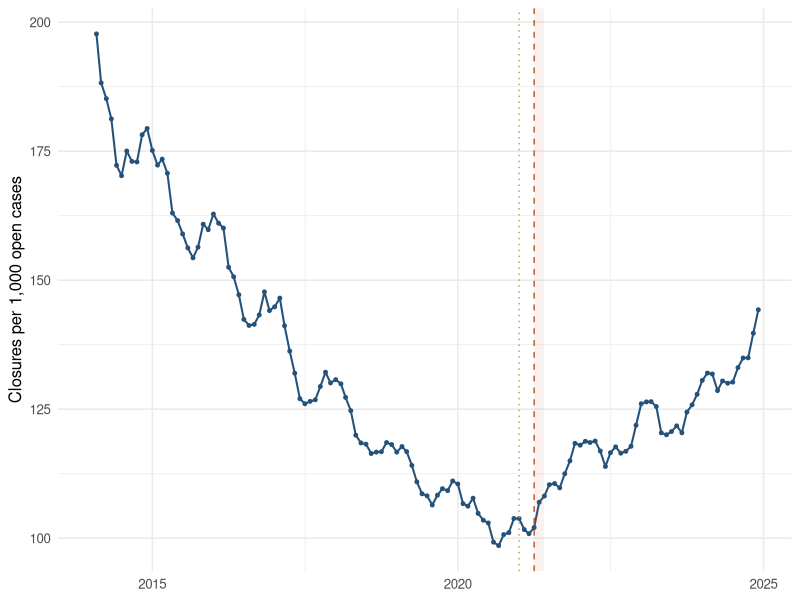
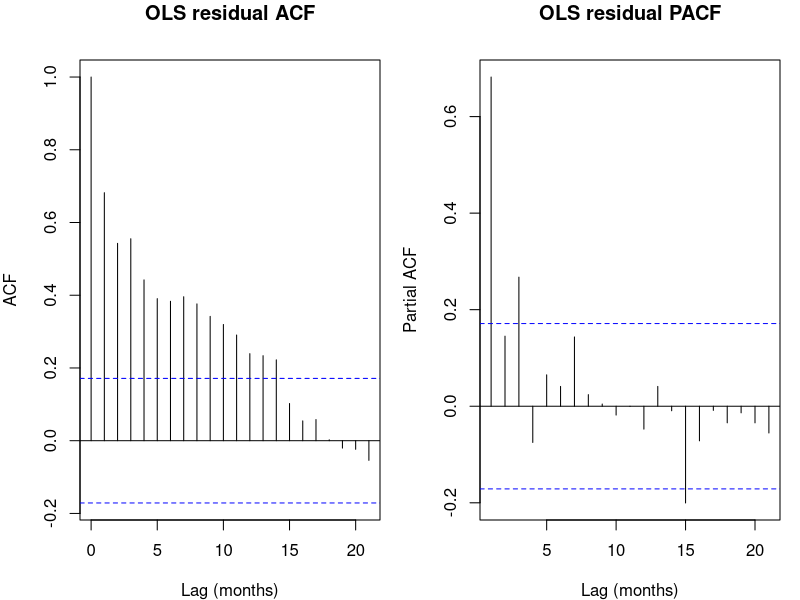
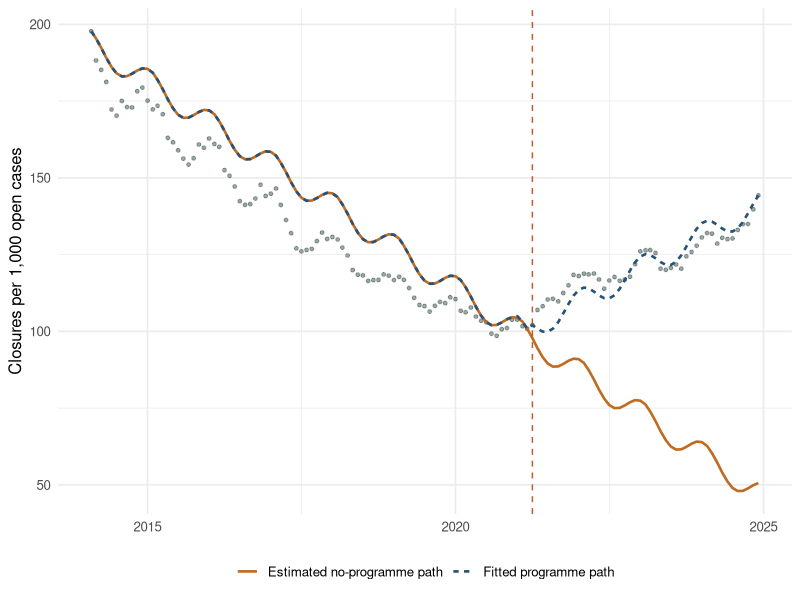

Write R code to recreate these figures, in order.
## ---- chunk 1
required_packages <- c("ggplot2", "nlme")

missing_packages <- required_packages[!vapply(
  required_packages,
  requireNamespace,
  logical(1),
  quietly = TRUE
)]

if (length(missing_packages) > 0) {
  install.packages(missing_packages, repos = "https://cloud.r-project.org")
}

invisible(lapply(required_packages, library, character.only = TRUE))

simulate_repairs <- function(seed = 48127L) {
  set.seed(seed)
  n_months <- 132L
  announcement_time <- 85L
  implementation_time <- 88L
  time <- seq_len(n_months)
  date <- seq(as.Date("2014-01-01"), by = "month", length.out = n_months)
  announcement <- as.integer(time == announcement_time)
  implemented <- as.integer(time >= implementation_time)
  time_after <- pmax(0L, time - implementation_time)
  transition <- as.integer(time %in% implementation_time:(implementation_time + 2L))
  season_sin <- sin(2 * pi * time / 12)
  season_cos <- cos(2 * pi * time / 12)
  demand_pressure <- 100 + 0.10 * time + 5 * season_sin +
    as.numeric(arima.sim(list(ar = 0.45), n = n_months, sd = 1.3))
  service_noise <- as.numeric(arima.sim(list(ar = 0.60), n = n_months, sd = 10))
  programme_effect <- 70 * implemented + 1.1 * time_after - 25 * transition

  completed <- pmax(1L, round(
    735 + 0.30 * time + 20 * season_cos + 0.9 * (demand_pressure - 100) +
      programme_effect + service_noise
  ))
  withdrawn <- pmax(1L, round(72 + 5 * season_sin + rnorm(n_months, 0, 3)))
  transferred <- pmax(1L, round(28 + rnorm(n_months, 0, 2)))
  closures <- completed + withdrawn + transferred
  new_requests <- pmax(1L, round(
    875 + 0.55 * time + 17 * season_sin + 1.2 * (demand_pressure - 100) +
      rnorm(n_months, 0, 8)
  ))
  scope_change <- ifelse(time == implementation_time, -620L, 0L)

  open_cases <- integer(n_months)
  open_cases[[1]] <- 4400L
  for (index in 2:n_months) {
    open_cases[[index]] <- open_cases[[index - 1L]] +
      new_requests[[index]] - closures[[index]] + scope_change[[index]]
  }

  eligible_properties <- round(24500 + 9 * time - 1100 * implemented)
  published_open_cases <- open_cases
  published_open_cases[[50]] <- round(open_cases[[50]] * 0.38)

  data.frame(
    time,
    date,
    announcement,
    implemented,
    time_after,
    transition,
    season_sin,
    season_cos,
    demand_pressure,
    completed,
    withdrawn,
    transferred,
    closures,
    new_requests,
    scope_change,
    open_cases,
    published_open_cases,
    eligible_properties
  )
}

source_data <- simulate_repairs()
incomplete_extract <- source_data[-40L, ]

stopifnot(
  nrow(source_data) == 132L,
  identical(source_data$date, seq(
    as.Date("2014-01-01"),
    by = "month",
    length.out = 132L
  )),
  !anyDuplicated(source_data$date),
  all(source_data$time_after[source_data$implemented == 1L][1] == 0L)
)
## ---- chunk 2
expected_dates <- seq(
  min(incomplete_extract$date),
  max(incomplete_extract$date),
  by = "month"
)

missing_dates <- setdiff(expected_dates, incomplete_extract$date)

validation_table <- data.frame(
  Check = c(
    "Unique dates",
    "Complete source calendar",
    "Incomplete extract detects one gap",
    "Closure categories reconcile",
    "No missing core measures"
  ),
  Passed = c(
    !anyDuplicated(source_data$date),
    identical(source_data$date, seq(min(source_data$date), max(source_data$date), by = "month")),
    length(missing_dates) == 1L,
    all(source_data$closures == source_data$completed + source_data$withdrawn + source_data$transferred),
    !anyNA(source_data[c("published_open_cases", "new_requests", "closures")])
  )
)

validation_table
missing_dates

stopifnot(all(validation_table$Passed))
## ---- chunk 3
source_data$lag_published_open <- c(NA, head(source_data$published_open_cases, -1L))
source_data$balancing_inflow_without_scope <-
  source_data$published_open_cases - source_data$lag_published_open + source_data$closures
source_data$balancing_inflow_with_scope <-
  source_data$balancing_inflow_without_scope - source_data$scope_change
source_data$reconciliation_gap <-
  source_data$balancing_inflow_with_scope - source_data$new_requests

largest_gaps <- source_data[order(abs(source_data$reconciliation_gap), decreasing = TRUE), c(
  "date",
  "published_open_cases",
  "new_requests",
  "scope_change",
  "balancing_inflow_without_scope",
  "balancing_inflow_with_scope",
  "reconciliation_gap"
)]

head(largest_gaps, 5)
## ---- chunk 4
anomaly_date <- as.Date("2018-02-01")
anomaly_index <- which(source_data$date == anomaly_date)

interpolated_value <- round(mean(source_data$published_open_cases[c(
  anomaly_index - 1L,
  anomaly_index + 1L
)]))

imputation_log <- data.frame(
  date = anomaly_date,
  variable = "published_open_cases",
  original_value = source_data$published_open_cases[anomaly_index],
  replacement_value = interpolated_value,
  rule = "Centred interpolation from adjacent months",
  reason = "One-month collapse is incompatible with recorded flows"
)

analysis_data <- source_data
analysis_data$analysis_open_cases <- analysis_data$published_open_cases
analysis_data$analysis_open_cases[anomaly_index] <- interpolated_value

imputation_log

stopifnot(
  nrow(imputation_log) == 1L,
  imputation_log$replacement_value > imputation_log$original_value,
  analysis_data$analysis_open_cases[anomaly_index] == interpolated_value
)
## ---- chunk 5
analysis_data$lag_open_cases <- c(NA, head(analysis_data$analysis_open_cases, -1L))
analysis_data$closure_rate_per_1000 <-
  1000 * analysis_data$closures / analysis_data$lag_open_cases
analysis_data$completed_share <- analysis_data$completed / analysis_data$closures
analysis_data$closures_per_1000_properties <-
  1000 * analysis_data$closures / analysis_data$eligible_properties

measure_summary <- data.frame(
  Measure = c(
    "Monthly closures",
    "Closures per 1,000 open cases",
    "Closures per 1,000 eligible properties",
    "Completed share of closures"
  ),
  Mean = c(
    mean(analysis_data$closures),
    mean(analysis_data$closure_rate_per_1000, na.rm = TRUE),
    mean(analysis_data$closures_per_1000_properties),
    mean(analysis_data$completed_share)
  )
)

measure_summary

stopifnot(
  all(is.finite(analysis_data$closure_rate_per_1000[-1L])),
  all(analysis_data$completed_share > 0 & analysis_data$completed_share < 1)
)
## ---- chunk 6
announcement_date <- analysis_data$date[analysis_data$announcement == 1L]
implementation_date <- analysis_data$date[min(which(analysis_data$implemented == 1L))]

ggplot(analysis_data, aes(date, closure_rate_per_1000)) +
  geom_line(colour = "#24527a", linewidth = 0.7, na.rm = TRUE) +
  geom_point(colour = "#24527a", size = 1, na.rm = TRUE) +
  geom_vline(xintercept = announcement_date, linetype = "dotted", colour = "#c59b3d") +
  geom_vline(xintercept = implementation_date, linetype = "dashed", colour = "#c05a2a") +
  annotate(
    "rect",
    xmin = implementation_date,
    xmax = analysis_data$date[min(which(analysis_data$implemented == 1L)) + 2L],
    ymin = -Inf,
    ymax = Inf,
    alpha = 0.08,
    fill = "#c05a2a"
  ) +
  labs(x = NULL, y = "Closures per 1,000 open cases") +
  theme_minimal(base_size = 12)
## ---- chunk 7
model_data <- subset(analysis_data, is.finite(closure_rate_per_1000))

its_formula <- closure_rate_per_1000 ~
  time + announcement + implemented + time_after + season_sin + season_cos

ols_fit <- lm(its_formula, data = model_data)
ols_terms <- coef(summary(ols_fit))[c("announcement", "implemented", "time_after"), ]
ols_terms

stopifnot(
  coef(ols_fit)[["implemented"]] > 0,
  coef(ols_fit)[["time_after"]] > 0,
  all(is.finite(ols_terms))
)
## ---- chunk 8
model_data$wrong_time_after <- model_data$time * model_data$implemented

wrong_fit <- lm(
  closure_rate_per_1000 ~
    time + announcement + implemented + wrong_time_after + season_sin + season_cos,
  data = model_data
)

parameterization_comparison <- data.frame(
  Specification = c("Elapsed post-time", "Calendar time × implemented"),
  Implementation = c(coef(ols_fit)[["implemented"]], coef(wrong_fit)[["implemented"]]),
  Trend_change = c(coef(ols_fit)[["time_after"]], coef(wrong_fit)[["wrong_time_after"]]),
  check.names = FALSE
)

maximum_fitted_difference <- max(abs(fitted(ols_fit) - fitted(wrong_fit)))
parameterization_comparison
maximum_fitted_difference

stopifnot(
  maximum_fitted_difference < 1e-8,
  abs(coef(ols_fit)[["implemented"]] - coef(wrong_fit)[["implemented"]]) > 1
)
## ---- chunk 9
old_par <- par(mfrow = c(1, 2), mar = c(4, 4, 3, 1))
acf(residuals(ols_fit), main = "OLS residual ACF", xlab = "Lag (months)")
pacf(residuals(ols_fit), main = "OLS residual PACF", xlab = "Lag (months)")
par(old_par)

gls_fit <- gls(
  its_formula,
  data = model_data,
  correlation = corAR1(form = ~ time),
  method = "REML"
)

gls_terms <- summary(gls_fit)$tTable[c("announcement", "implemented", "time_after"), ]

model_comparison <- data.frame(
  Model = rep(c("OLS", "AR(1) GLS"), each = 2),
  Term = rep(c("Immediate rollout", "Monthly trend change"), 2),
  Estimate = c(
    coef(ols_fit)[c("implemented", "time_after")],
    coef(gls_fit)[c("implemented", "time_after")]
  ),
  Standard_error = c(
    coef(summary(ols_fit))[c("implemented", "time_after"), "Std. Error"],
    gls_terms[c("implemented", "time_after"), "Std.Error"]
  )
)

model_comparison

stopifnot(
  all(is.finite(model_comparison$Estimate)),
  all(model_comparison$Standard_error > 0)
)
## ---- chunk 10
effect_at_horizon <- function(model, horizon) {
  estimates <- coef(model)
  covariance <- vcov(model)
  weights <- c(implemented = 1, time_after = horizon)
  relevant_covariance <- covariance[names(weights), names(weights), drop = FALSE]
  estimate <- sum(weights * estimates[names(weights)])
  standard_error <- sqrt(as.numeric(t(weights) %*% relevant_covariance %*% weights))

  data.frame(
    Horizon = horizon,
    Estimate = estimate,
    Standard_error = standard_error,
    Lower_95 = estimate - qnorm(0.975) * standard_error,
    Upper_95 = estimate + qnorm(0.975) * standard_error
  )
}

horizon_effects <- do.call(rbind, lapply(c(0, 6, 12), function(horizon) {
  effect_at_horizon(gls_fit, horizon)
}))

horizon_effects$Horizon <- c("Immediate", "6 months", "12 months")
horizon_effects

stopifnot(
  all(is.finite(as.matrix(horizon_effects[-1L]))),
  all(horizon_effects$Estimate > 0)
)
## ---- chunk 11
counterfactual_data <- transform(
  model_data,
  announcement = 0L,
  implemented = 0L,
  time_after = 0L
)

model_data$fitted_programme <- as.numeric(predict(gls_fit, newdata = model_data))
model_data$no_programme <- as.numeric(predict(gls_fit, newdata = counterfactual_data))

trajectory_data <- rbind(
  data.frame(date = model_data$date, series = "Fitted programme path", value = model_data$fitted_programme),
  data.frame(date = model_data$date, series = "Estimated no-programme path", value = model_data$no_programme)
)

ggplot(model_data, aes(date, closure_rate_per_1000)) +
  geom_point(size = 1, alpha = 0.55, colour = "#4b615b") +
  geom_line(
    data = trajectory_data,
    aes(y = value, colour = series, linetype = series),
    linewidth = 0.9
  ) +
  geom_vline(xintercept = implementation_date, linetype = "dashed", colour = "#c05a2a") +
  scale_colour_manual(values = c(
    "Fitted programme path" = "#24527a",
    "Estimated no-programme path" = "#bf6b21"
  )) +
  labs(x = NULL, y = "Closures per 1,000 open cases", colour = NULL, linetype = NULL) +
  theme_minimal(base_size = 12) +
  theme(legend.position = "bottom")
